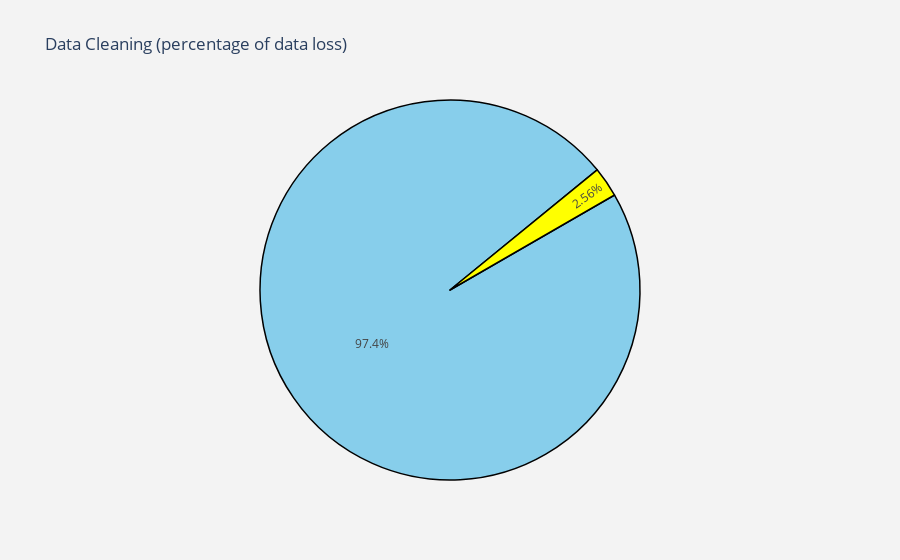

The notebook cell saved with this chart:
### Markdown cell above
Let's have a quick look at how many data we loss while cleaning

### Code cell
trace = go.Pie(values = [df.shape[0],chunksizeTrain*chunksnumberTrain - df.shape[0]],
               labels = ["Useful data" , "Data loss due to missing values or other reasons"],
               marker = dict(colors = ['skyblue' ,'yellow'], line = dict(color = "black", width =  1.5)),
               rotation  = 60,
               hoverinfo = 'label+percent',
              )

layout = go.Layout(dict(title = 'Data Cleaning (percentage of data loss)',
                        plot_bgcolor  = "rgb(243,243,243)",
                        paper_bgcolor = "rgb(243,243,243)",
                        showlegend=False
                       )
                  )

fig = go.Figure(data=[trace],layout=layout)
py.iplot(fig)
fig = go.Figure(data=[trace],layout=layout)

### Figure 1 — Plotly figure (JSON) as saved in the notebook; plotly's stock layout.template omitted (floating-point values rounded to 4 significant figures)
{"data": [{"hoverinfo": "label+percent", "labels": ["Useful data", "Data loss due to missing values or other reasons"], "marker": {"colors": ["skyblue", "yellow"], "line": {"color": "black", "width": 1.5}}, "rotation": 60, "type": "pie", "values": [2923096, 76904]}], "layout": {"autosize": true, "paper_bgcolor": "rgb(243,243,243)", "plot_bgcolor": "rgb(243,243,243)", "showlegend": false, "title": {"text": "Data Cleaning (percentage of data loss)"}}}
